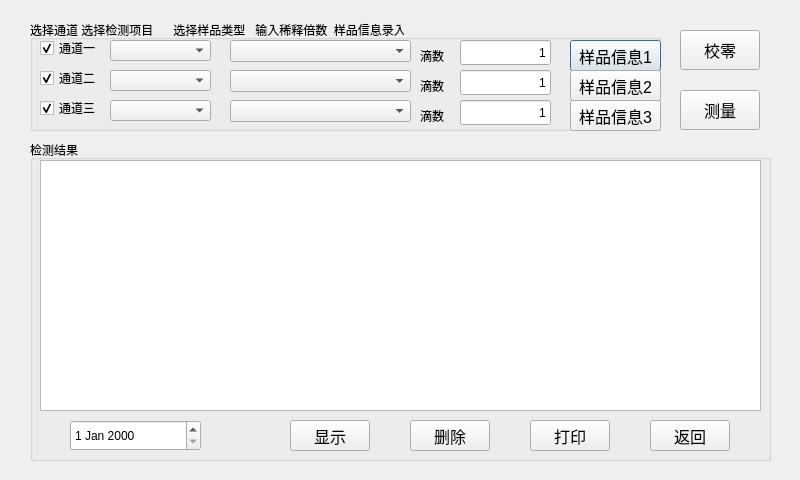
<?xml version="1.0" encoding="UTF-8"?>
<ui version="4.0">
 <class>FoodTest_Dlg</class>
 <widget class="QDialog" name="FoodTest_Dlg">
  <property name="geometry">
   <rect>
    <x>0</x>
    <y>0</y>
    <width>800</width>
    <height>480</height>
   </rect>
  </property>
  <property name="windowTitle">
   <string notr="true"/>
  </property>
  <property name="windowIcon">
   <iconset resource="../resources/resources.qrc">
    <normaloff>:/new/prefix1/Ico/food.ico</normaloff>:/new/prefix1/Ico/food.ico</iconset>
  </property>
  <widget class="QGroupBox" name="group_TestCH">
   <property name="geometry">
    <rect>
     <x>30</x>
     <y>20</y>
     <width>631</width>
     <height>111</height>
    </rect>
   </property>
   <property name="title">
    <string>选择通道 选择检测项目      选择样品类型   输入稀释倍数  样品信息录入</string>
   </property>
   <widget class="QCheckBox" name="checkBox_CH1">
    <property name="geometry">
     <rect>
      <x>10</x>
      <y>20</y>
      <width>71</width>
      <height>16</height>
     </rect>
    </property>
    <property name="text">
     <string>通道一</string>
    </property>
    <property name="checked">
     <bool>true</bool>
    </property>
   </widget>
   <widget class="QCheckBox" name="checkBox_CH3">
    <property name="geometry">
     <rect>
      <x>10</x>
      <y>80</y>
      <width>71</width>
      <height>16</height>
     </rect>
    </property>
    <property name="text">
     <string>通道三</string>
    </property>
    <property name="checked">
     <bool>true</bool>
    </property>
   </widget>
   <widget class="QCheckBox" name="checkBox_CH2">
    <property name="geometry">
     <rect>
      <x>10</x>
      <y>50</y>
      <width>71</width>
      <height>16</height>
     </rect>
    </property>
    <property name="text">
     <string>通道二</string>
    </property>
    <property name="checked">
     <bool>true</bool>
    </property>
   </widget>
   <widget class="QComboBox" name="comboBox_TestItems_CH1">
    <property name="geometry">
     <rect>
      <x>80</x>
      <y>20</y>
      <width>101</width>
      <height>21</height>
     </rect>
    </property>
   </widget>
   <widget class="QComboBox" name="comboBox_TestItems_CH2">
    <property name="geometry">
     <rect>
      <x>80</x>
      <y>50</y>
      <width>101</width>
      <height>21</height>
     </rect>
    </property>
   </widget>
   <widget class="QComboBox" name="comboBox_TestItems_CH3">
    <property name="geometry">
     <rect>
      <x>80</x>
      <y>80</y>
      <width>101</width>
      <height>21</height>
     </rect>
    </property>
   </widget>
   <widget class="QComboBox" name="comboBox_SampleTypes_CH1">
    <property name="geometry">
     <rect>
      <x>200</x>
      <y>20</y>
      <width>181</width>
      <height>22</height>
     </rect>
    </property>
   </widget>
   <widget class="QComboBox" name="comboBox_SampleTypes_CH2">
    <property name="geometry">
     <rect>
      <x>200</x>
      <y>50</y>
      <width>181</width>
      <height>22</height>
     </rect>
    </property>
   </widget>
   <widget class="QComboBox" name="comboBox_SampleTypes_CH3">
    <property name="geometry">
     <rect>
      <x>200</x>
      <y>80</y>
      <width>181</width>
      <height>22</height>
     </rect>
    </property>
   </widget>
   <widget class="QLineEdit" name="DiluteNum_CH1">
    <property name="geometry">
     <rect>
      <x>430</x>
      <y>20</y>
      <width>91</width>
      <height>25</height>
     </rect>
    </property>
    <property name="text">
     <string>1</string>
    </property>
    <property name="alignment">
     <set>Qt::AlignRight|Qt::AlignTrailing|Qt::AlignVCenter</set>
    </property>
   </widget>
   <widget class="QLineEdit" name="DiluteNum_CH2">
    <property name="geometry">
     <rect>
      <x>430</x>
      <y>50</y>
      <width>91</width>
      <height>25</height>
     </rect>
    </property>
    <property name="text">
     <string>1</string>
    </property>
    <property name="alignment">
     <set>Qt::AlignRight|Qt::AlignTrailing|Qt::AlignVCenter</set>
    </property>
   </widget>
   <widget class="QLineEdit" name="DiluteNum_CH3">
    <property name="geometry">
     <rect>
      <x>430</x>
      <y>80</y>
      <width>91</width>
      <height>25</height>
     </rect>
    </property>
    <property name="text">
     <string>1</string>
    </property>
    <property name="alignment">
     <set>Qt::AlignRight|Qt::AlignTrailing|Qt::AlignVCenter</set>
    </property>
   </widget>
   <widget class="QPushButton" name="Btn_SampleInfo_CH1">
    <property name="geometry">
     <rect>
      <x>540</x>
      <y>20</y>
      <width>91</width>
      <height>31</height>
     </rect>
    </property>
    <property name="font">
     <font>
      <pointsize>12</pointsize>
     </font>
    </property>
    <property name="text">
     <string>样品信息1</string>
    </property>
   </widget>
   <widget class="QPushButton" name="Btn_SampleInfo_CH2">
    <property name="geometry">
     <rect>
      <x>540</x>
      <y>50</y>
      <width>91</width>
      <height>31</height>
     </rect>
    </property>
    <property name="font">
     <font>
      <pointsize>12</pointsize>
     </font>
    </property>
    <property name="text">
     <string>样品信息2</string>
    </property>
   </widget>
   <widget class="QPushButton" name="Btn_SampleInfo_CH3">
    <property name="geometry">
     <rect>
      <x>540</x>
      <y>80</y>
      <width>91</width>
      <height>31</height>
     </rect>
    </property>
    <property name="font">
     <font>
      <pointsize>12</pointsize>
     </font>
    </property>
    <property name="text">
     <string>样品信息3</string>
    </property>
   </widget>
   <widget class="QLabel" name="labelDD1">
    <property name="geometry">
     <rect>
      <x>390</x>
      <y>30</y>
      <width>54</width>
      <height>12</height>
     </rect>
    </property>
    <property name="text">
     <string>滴数</string>
    </property>
   </widget>
   <widget class="QLabel" name="labelDD2">
    <property name="geometry">
     <rect>
      <x>390</x>
      <y>60</y>
      <width>54</width>
      <height>12</height>
     </rect>
    </property>
    <property name="text">
     <string>滴数</string>
    </property>
   </widget>
   <widget class="QLabel" name="labelDD3">
    <property name="geometry">
     <rect>
      <x>390</x>
      <y>90</y>
      <width>54</width>
      <height>12</height>
     </rect>
    </property>
    <property name="text">
     <string>滴数</string>
    </property>
   </widget>
  </widget>
  <widget class="QPushButton" name="Btn_IsZero">
   <property name="geometry">
    <rect>
     <x>680</x>
     <y>30</y>
     <width>80</width>
     <height>40</height>
    </rect>
   </property>
   <property name="font">
    <font>
     <pointsize>12</pointsize>
    </font>
   </property>
   <property name="text">
    <string>校零</string>
   </property>
  </widget>
  <widget class="QPushButton" name="Btn_Measure">
   <property name="geometry">
    <rect>
     <x>680</x>
     <y>90</y>
     <width>80</width>
     <height>40</height>
    </rect>
   </property>
   <property name="font">
    <font>
     <pointsize>12</pointsize>
    </font>
   </property>
   <property name="text">
    <string>测量</string>
   </property>
  </widget>
  <widget class="QGroupBox" name="groupBox">
   <property name="geometry">
    <rect>
     <x>30</x>
     <y>140</y>
     <width>741</width>
     <height>321</height>
    </rect>
   </property>
   <property name="title">
    <string>检测结果</string>
   </property>
   <widget class="QTableView" name="tableView">
    <property name="geometry">
     <rect>
      <x>10</x>
      <y>20</y>
      <width>721</width>
      <height>251</height>
     </rect>
    </property>
   </widget>
   <widget class="QPushButton" name="Btn_Quit">
    <property name="geometry">
     <rect>
      <x>620</x>
      <y>280</y>
      <width>80</width>
      <height>31</height>
     </rect>
    </property>
    <property name="font">
     <font>
      <pointsize>12</pointsize>
     </font>
    </property>
    <property name="text">
     <string>返回</string>
    </property>
   </widget>
   <widget class="QPushButton" name="Btn_Display">
    <property name="geometry">
     <rect>
      <x>260</x>
      <y>280</y>
      <width>80</width>
      <height>31</height>
     </rect>
    </property>
    <property name="font">
     <font>
      <pointsize>12</pointsize>
     </font>
    </property>
    <property name="text">
     <string>显示</string>
    </property>
   </widget>
   <widget class="QPushButton" name="Btn_Del">
    <property name="geometry">
     <rect>
      <x>380</x>
      <y>280</y>
      <width>80</width>
      <height>31</height>
     </rect>
    </property>
    <property name="font">
     <font>
      <pointsize>12</pointsize>
     </font>
    </property>
    <property name="text">
     <string>删除</string>
    </property>
   </widget>
   <widget class="QDateEdit" name="dateEdit">
    <property name="geometry">
     <rect>
      <x>40</x>
      <y>280</y>
      <width>131</width>
      <height>31</height>
     </rect>
    </property>
   </widget>
   <widget class="QPushButton" name="Btn_Print">
    <property name="geometry">
     <rect>
      <x>500</x>
      <y>280</y>
      <width>80</width>
      <height>31</height>
     </rect>
    </property>
    <property name="font">
     <font>
      <pointsize>12</pointsize>
     </font>
    </property>
    <property name="text">
     <string>打印</string>
    </property>
   </widget>
  </widget>
 </widget>
 <resources>
  <include location="../resources/resources.qrc"/>
 </resources>
 <connections/>
</ui>
